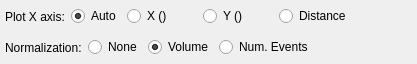
<?xml version="1.0" encoding="UTF-8"?>
<ui version="4.0">
 <class>LinePlotOptionsClass</class>
 <widget class="QWidget" name="LinePlotOptionsClass">
  <property name="geometry">
   <rect>
    <x>0</x>
    <y>0</y>
    <width>417</width>
    <height>64</height>
   </rect>
  </property>
  <property name="windowTitle">
   <string>LinePlotOptions</string>
  </property>
  <layout class="QVBoxLayout" name="verticalLayout">
   <property name="spacing">
    <number>0</number>
   </property>
   <property name="margin">
    <number>1</number>
   </property>
   <item>
    <widget class="QWidget" name="widgetPlotAxis" native="true">
     <layout class="QHBoxLayout" name="horizontalLayout">
      <property name="spacing">
       <number>6</number>
      </property>
      <property name="margin">
       <number>4</number>
      </property>
      <item>
       <widget class="QLabel" name="label">
        <property name="text">
         <string>Plot X axis:</string>
        </property>
       </widget>
      </item>
      <item>
       <widget class="QRadioButton" name="radPlotAuto">
        <property name="toolTip">
         <string>Automatically choose between plotting X or Y depending on the angle of the line</string>
        </property>
        <property name="text">
         <string>Auto</string>
        </property>
        <property name="checked">
         <bool>true</bool>
        </property>
       </widget>
      </item>
      <item>
       <widget class="QRadioButton" name="radPlotX">
        <property name="minimumSize">
         <size>
          <width>70</width>
          <height>0</height>
         </size>
        </property>
        <property name="toolTip">
         <string>Use the workspace's viewed X coordinate as the X axis of the plot</string>
        </property>
        <property name="text">
         <string>X ()</string>
        </property>
       </widget>
      </item>
      <item>
       <widget class="QRadioButton" name="radPlotY">
        <property name="minimumSize">
         <size>
          <width>70</width>
          <height>0</height>
         </size>
        </property>
        <property name="toolTip">
         <string>Use the workspace's viewed Y coordinate as the X axis of the plot</string>
        </property>
        <property name="text">
         <string>Y ()</string>
        </property>
       </widget>
      </item>
      <item>
       <widget class="QRadioButton" name="radPlotDistance">
        <property name="toolTip">
         <string>Use the distance from the start of the line as the X axis of the plot</string>
        </property>
        <property name="text">
         <string>Distance</string>
        </property>
       </widget>
      </item>
      <item>
       <spacer name="horizontalSpacer_5">
        <property name="orientation">
         <enum>Qt::Horizontal</enum>
        </property>
        <property name="sizeHint" stdset="0">
         <size>
          <width>12</width>
          <height>20</height>
         </size>
        </property>
       </spacer>
      </item>
     </layout>
    </widget>
   </item>
   <item>
    <widget class="QWidget" name="widgetNorm" native="true">
     <layout class="QHBoxLayout" name="horizontalLayout_2">
      <property name="margin">
       <number>4</number>
      </property>
      <item>
       <widget class="QLabel" name="label_2">
        <property name="text">
         <string>Normalization:</string>
        </property>
       </widget>
      </item>
      <item>
       <widget class="QRadioButton" name="radNoNormalization">
        <property name="toolTip">
         <string>No normalization: display the raw signal along the line</string>
        </property>
        <property name="text">
         <string>None</string>
        </property>
        <property name="checked">
         <bool>false</bool>
        </property>
       </widget>
      </item>
      <item>
       <widget class="QRadioButton" name="radVolumeNormalization">
        <property name="toolTip">
         <string>Normalize by the volume of the bin/box at each point</string>
        </property>
        <property name="text">
         <string>Volume</string>
        </property>
        <property name="checked">
         <bool>true</bool>
        </property>
       </widget>
      </item>
      <item>
       <widget class="QRadioButton" name="radNumEventsNormalization">
        <property name="toolTip">
         <string>Normalize signal by the number of events contributing to it</string>
        </property>
        <property name="text">
         <string>Num. Events</string>
        </property>
       </widget>
      </item>
      <item>
       <spacer name="horizontalSpacer">
        <property name="orientation">
         <enum>Qt::Horizontal</enum>
        </property>
        <property name="sizeHint" stdset="0">
         <size>
          <width>23</width>
          <height>20</height>
         </size>
        </property>
       </spacer>
      </item>
     </layout>
    </widget>
   </item>
  </layout>
 </widget>
 <layoutdefault spacing="6" margin="11"/>
 <resources/>
 <connections/>
</ui>
